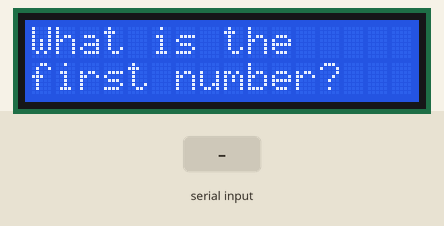
The sketch below on a simulated Arduino Uno, built with avr-gcc and run on an emulated ATmega328P. Parts: 16×2 character LCD. The inputs (shaded band) are chosen by the test bench. What the sketch prints to the serial monitor is not drawn.

Above: at 1.2 s.
1.3 s: "90/45\n" received over Serial
At 2.1 s:
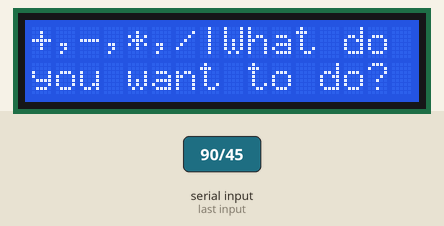
At 3.1 s:
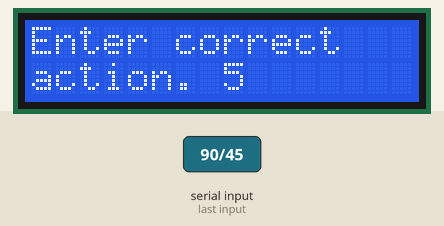
Timing chart, 0 to 4.6 s (numbered marks = the images above; inputs shaded):
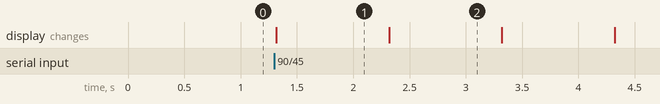

Measured:
- after the input at 1.3 s, the display: changes at once (image 1)
- what the display in image 1 shows lasts 1.0 s, from 1.3 s to 2.3 s

The sketch:

Class_49_Calculator_Using_LCD_Display.ino
```cpp
#include <LiquidCrystal.h>
int rs = 7  ;
int en = 8  ;
int d4 = 9  ;
int d5 = 10 ;
int d6 = 11 ;
int d7 = 12 ;

float number1;
float number2;
String action;
float result;

LiquidCrystal lcd ( rs, en , d4 , d5, d6, d7);

void setup() {
  // put your setup code here, to run once:
  lcd.begin(16,2);
  Serial.begin(9600);

}

void loop() {
  // put your main code here, to run repeatedly:
  lcd.clear();
  lcd.setCursor(0,0);
  lcd.print("What is the ");
  lcd.setCursor(0,1);
  lcd.print("first number?");
  while(Serial.available() == 0){
  }
  number1 = Serial.parseFloat();

  lcd.clear();
  lcd.setCursor(0,0);
  lcd.print("What is the");
  lcd.setCursor(0,1);
  lcd.print("second number?");
  while(Serial.available() == 0){
  }
  number2 = Serial.parseFloat();

  lcd.clear();
  lcd.setCursor(0,0);
  lcd.print("+,-,*,/|What do ");
  lcd.setCursor(0,1);
  lcd.print("you want to do?");
  while(Serial.available() == 0){
  }
  action = Serial.readString();

  int if_action_right = 0;
  if(action == "+"){
    result = number1 + number2;
    if_action_right = if_action_right + 1;
  }
  if(action == "-"){
    result = number1 - number2;
    if_action_right = if_action_right + 1;
  }
  if(action == "*"){
    result = number1 * number2;
    if_action_right = if_action_right + 1;
  }
  if(action == "/"){
    result = number1 / number2;
    if_action_right = if_action_right + 1;
  }
  if( if_action_right == 0)
  {
    lcd.clear();
    lcd.setCursor(0,0);
    lcd.print("Enter correct");
    lcd.setCursor(0,1);
    lcd.print("action.");
    if_action_right = 0;
    lcd.print(" ");
    for(int i = 5 ; i >= 0 ; i = i - 1 )
    {

      lcd.print(i);
      delay(1000);
    }
    }

  if(if_action_right != 0)
  {
  lcd.clear();
  lcd.setCursor(0,0);
  lcd.print(number1);
  lcd.print(action);
  lcd.print(number2);
  lcd.print("=");
  lcd.print(result);
  lcd.setCursor(0,1);
  for(int i = 5 ; i >= 0 ; i = i - 1 ){
    lcd.print(i);
    delay(1000);
  }
  }

  Serial.print("number2 = ");Serial.print(number2);
  Serial.print(" number2 = ");Serial.print(number2);
  Serial.print(" result = ");Serial.println(result);


}
```
